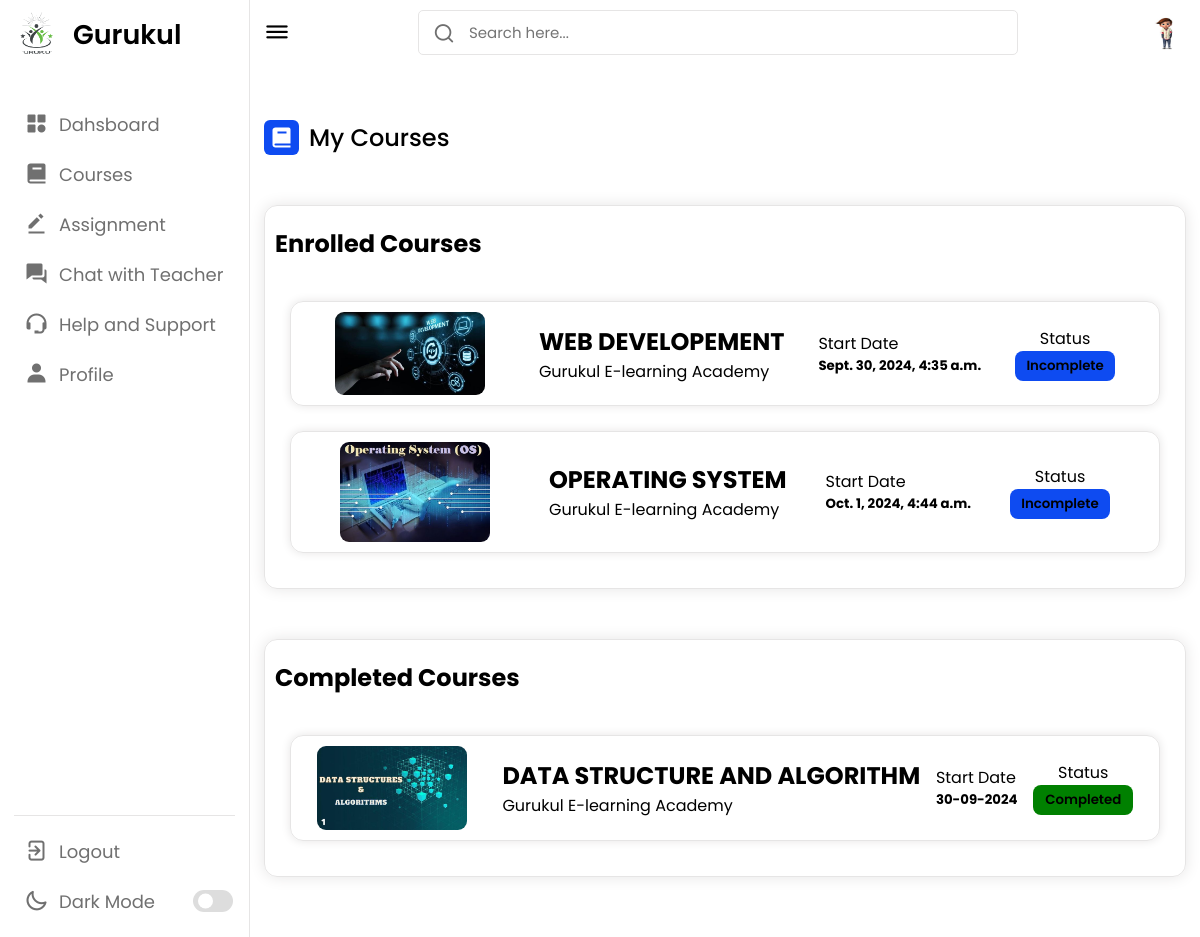
Screenshot of /student/course/mycourse (signed in) with the database file from the repository.
### home/models.py (models this page shows, shortened)
class sign_up_table (models.Model):
    main = models.OneToOneField(User,on_delete= models.CASCADE)
    mobile = models.IntegerField()
    profile_pic = models.ImageField(upload_to='profiles',null=True,blank=True,default="photo")
    add = models.CharField(max_length=500,null=True,blank=True)
    city_name = models.CharField(max_length=100,null=True,blank=True)
    state =models.CharField(max_length=50,null=True,blank=True)
    pincode = models.CharField(max_length=120, null=True,blank=True,default="0")
    p_mobile = models.CharField(max_length=15,null=True,blank=True)
    qualification = models.CharField(max_length=200,null=True,blank=True)
    update_date = models.DateTimeField(auto_now=True,null=True)
    collge_name = models.CharField(max_length=200,null=True,blank=True)
    about_me = models.TextField(null=True,blank=True)
    ispaid = models.BooleanField(default=False)

class course(models.Model):
    product_name= models.CharField(max_length=200)
    price =models.CharField(max_length=100)
    img =models.ImageField(upload_to='img')
    duration =models.CharField(max_length=120)
    info= models.TextField()
    button =models.CharField(max_length=100,default="/log")
    teacher_name = models.CharField(max_length=200,null=True)
    rating = models.CharField(max_length=100,null=True)
    level = models.CharField(max_length=200,null=True)
    about_course = models.TextField(null=True)
    chapter1 = models.CharField(max_length=500,null=True)
    chapter2 = models.CharField(max_length=500,null=True)
    chapter3 = models.CharField(max_length=500,null=True)
    chapter4 = models.CharField(max_length=500,null=True)
    chapter5 = models.CharField(max_length=500,null=True)
    new_slug = AutoSlugField(populate_from='product_name',unique=True,null=True,default=None)

### student/models.py (models this page shows, shortened)
class usercourse(models.Model):
    user = models.ForeignKey(User,on_delete=models.CASCADE)
    sub = models.ForeignKey(course,on_delete=models.CASCADE)
    date = models.DateTimeField(auto_now_add=True)

### student/views.py (the view)
# urls.py: path("/course/mycourse",views.mycourse,name="mycourse"),
def mycourse(request):
    data = usercourse.objects.filter(user=request.user)
    context ={
        "data":data
    }
    return render(request,"mycourse.html",context)

### templates/mycourse.html (shortened to what this page needs)
<!DOCTYPE html>
<html lang="en">
<head>
    <link rel="stylesheet" href="https://unicons.iconscout.com/release/v4.0.0/css/line.css">
    <link href='https://unpkg.com/boxicons@2.1.4/css/boxicons.min.css' rel='stylesheet'>
</head>
<body>
    <nav>
        <div class="logo-name">
            <div class="logo-image">
                <img src="../static/main.logo-1.png" alt="">
            </div>
            <span class="logo_name">Gurukul </span>
        </div>
        <div class="menu-items">
            <ul class="nav-links">
                <li><a href="/student/student">
                        <i class='bx bxs-category'></i>
                        <span class="link-name">Dahsboard</span>
                    </a></li>
                <li><a href="/student/course">
                        <i class='bx bxs-book'></i>
                        <span class="link-name">Courses</span>
                    </a></li>
                <li><a href="/student/assignment">
                        <i class='bx bxs-edit-alt'></i>
                        <span class="link-name">Assignment</span>
                    </a></li>
                <li><a href="/student/chat">
                        <i class='bx bxs-conversation'></i>
                        <span class="link-name">Chat with Teacher</span>
                    </a></li>
                <li><a href="/student/help">
                        <i class='bx bx-support'></i>
                        <span class="link-name">Help and Support</span>
                    </a></li>
                <li><a href="/student/profile">
                        <i class='bx bxs-user'></i>
                        <span class="link-name">Profile</span>
                    </a></li>
            </ul>
            <ul class="logout-mode">
                <li><a href="/log">
                        <i class="uil uil-signout"></i>
                        <span class="link-name">Logout</span>
                    </a></li>
                <li class="mode">
                    <a href="#">
                        <i class="uil uil-moon"></i>
                        <span class="link-name">Dark Mode</span>
                    </a>
                    <div class="mode-toggle">
                        <span class="switch"></span>
                    </div>
                </li>
            </ul>
        </div>
    </nav>
    <section class="dashboard">
        <div class="top">
            <i class="uil uil-bars sidebar-toggle"></i>
            <div class="search-box">
                <i class="uil uil-search"></i>
                <input type="text" placeholder="Search here...">
            </div>
            <img src="{{user.sign_up_table.profile_pic.url}}" alt="">
        </div>
        <div class="dash-content">
            <div class="overview">
                <div class="title">
                    <i class='bx bxs-book'></i>
                    <span class="text">My Courses</span>
                </div>
            </div>
            <div class="enroll-course">
                <h1>Enrolled Courses</h1>
                <div class="course-card">
                    {% for i in data %}
                    <div class="course-box">
                        <div class="course-img">
                            <img src="{{i.sub.img.url}}" alt="">
                        </div>
                        <div class="course-name">
                            <h2><a href="" style="text-decoration: none;color:var(--text-color);">{{i.sub.product_name}}</a></h2>
                            <P>Gurukul E-learning Academy</P>
                        </div>
                        <div class="course-start-date">
                            <p>Start Date</p>
                            <h5>{{i.date}}</h5>
                        </div>
                        <div class="course-status" style="text-align: center;">
                            <p>Status</p>
                            <button>Incomplete</button>
                        </div>
                    </div>
                    {% endfor %}
                </div>
            </div>
            <div class="enroll-course">
                <h1>Completed Courses</h1>
                <div class="course-card">
                    <div class="course-box">
                        <div class="course-img">
                            <img src="/static/dsa-log.jpg" alt="">
                        </div>
                        <div class="course-name">
                            <h2>DATA STRUCTURE AND ALGORITHM</h2>
                            <P>Gurukul E-learning Academy</P>
                        </div>
                        <div class="course-start-date">
                            <p>Start Date</p>
                            <h5>30-09-2024</h5>
                        </div>
                        <div class="course-status" style="text-align: center;">
                            <p>Status</p>
                            <button id="btn">Completed</button>
                        </div>
                    </div>
                </div>
            </div>
        </div>
    </section>
</body>
</html>

### rows the page displays
usercourse: sub.img (picture), sub.product_name "WEB DEVELOPEMENT", date "Sept. 30, 2024, 4:35 a.m."
usercourse: sub.img (picture), sub.product_name "OPERATING SYSTEM", date "Oct. 1, 2024, 4:44 a.m."
